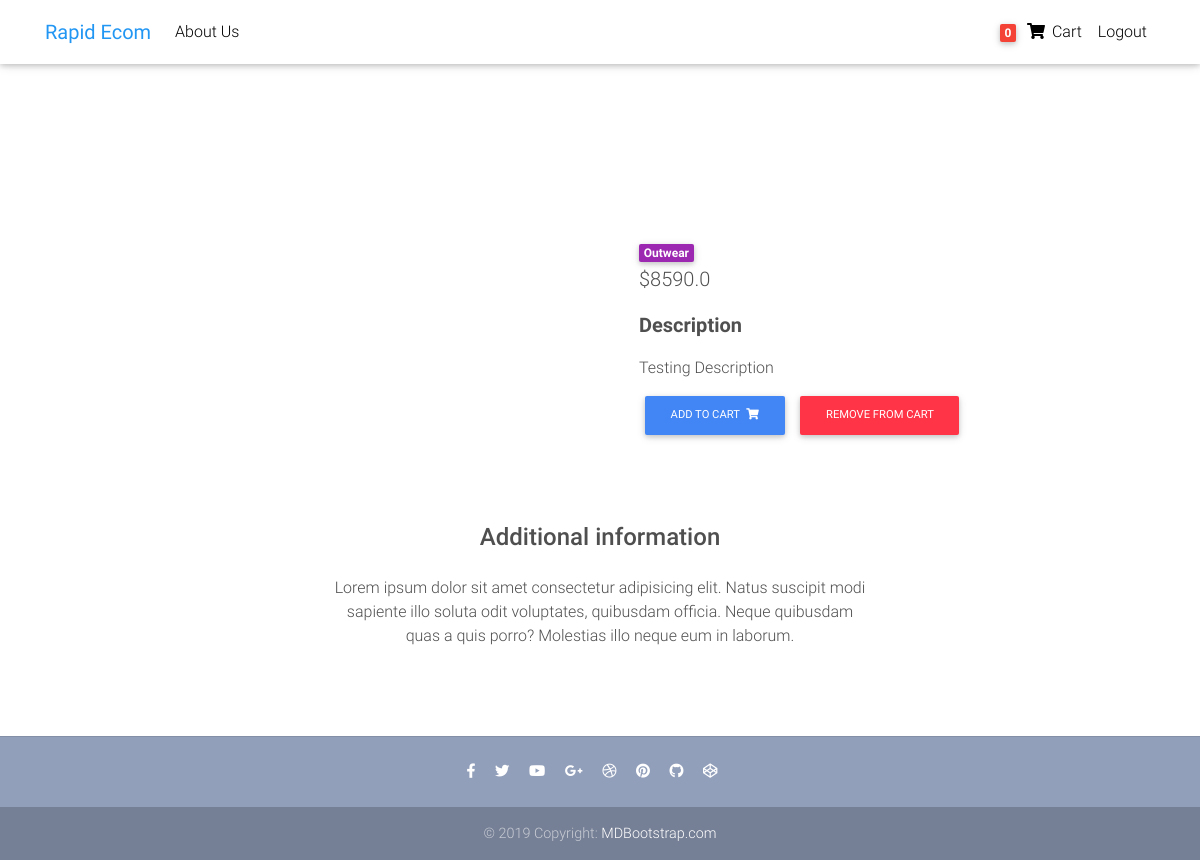
The app's page /ecom/product/test-product3/ (signed in), older data.
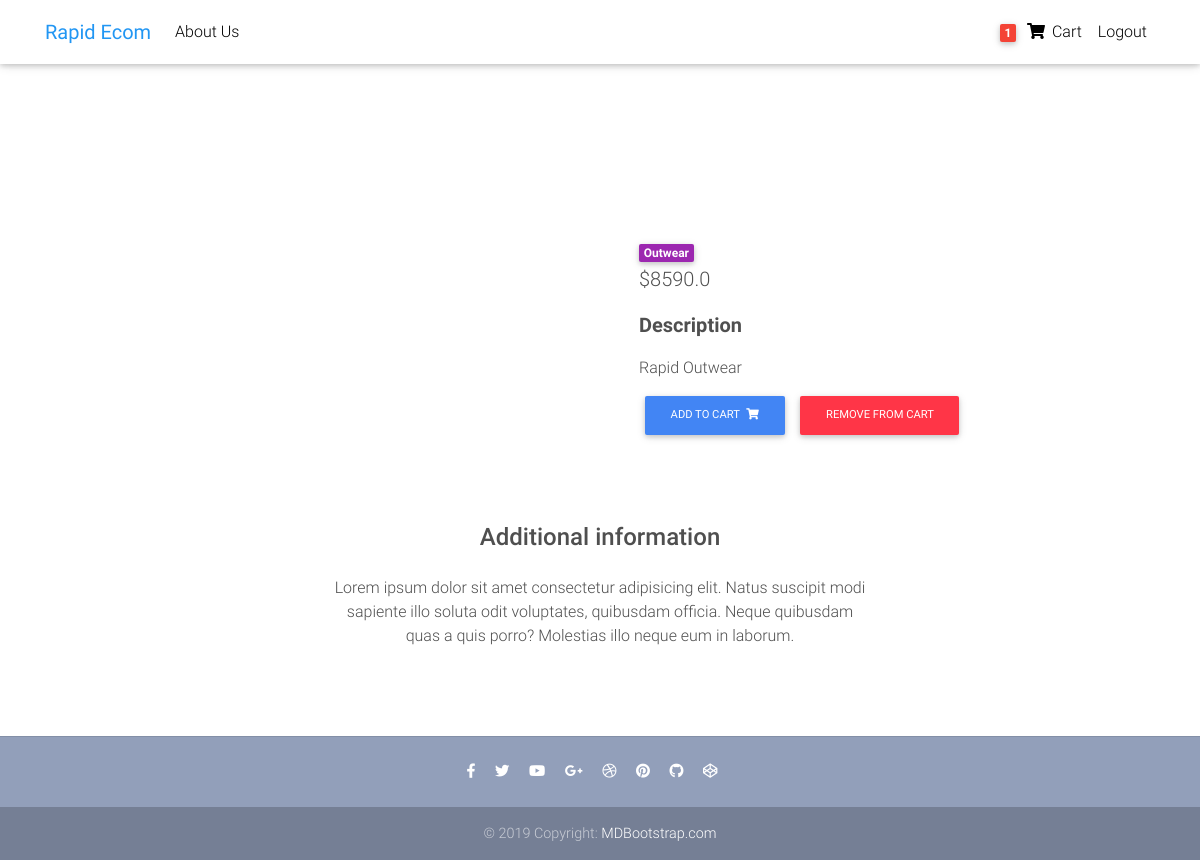
The same page, newer data.
### Ecommerce/models.py (models this page shows, shortened)
class Item(models.Model):
    title = models.CharField(max_length=100)
    price = models.FloatField()
    discount_price = models.FloatField(blank=True, null=True)
    category = models.CharField(choices=CATEGORY_CHOICES, max_length=2)
    label = models.CharField(choices=LABEL_CHOICES, max_length=1)
    slug = models.SlugField()
    description = models.TextField()
    def get_add_to_cart_url(self):
        return reverse("add_to_cart", kwargs={"slug": self.slug})
    def get_remove_from_cart_url(self):
        return reverse("remove_from_cart", kwargs={"slug": self.slug})

class Order(models.Model):
    user = models.ForeignKey(User, on_delete=models.CASCADE)
    items = models.ManyToManyField(OrderItem)
    start_date = models.DateTimeField(auto_now_add=True)
    ordered_date = models.DateTimeField()
    ordered = models.BooleanField(default=False)

### Ecommerce/views.py (the view)
# urls.py: path("product/<slug>/", ItemDetailView.as_view(), name="product-page"),
class ItemDetailView(DetailView):
    model = Item
    template_name = "product-page.html"

### Ecommerce/templatetags/cart_template_tags.py (called while the page is built)
@register.filter
def cart_item_count(user):
    if user.is_authenticated:
        qs = Order.objects.filter(user=user, ordered=False)
        if qs.exists():
            return qs[0].items.count()
    return 0

### Ecommerce/templates/product-page.html (shortened to what this page needs)
{% extends 'base.html' %}
{% block content %}
<main class="mt-5 pt-4">
  <div class="container dark-grey-text mt-5">
    <div class="row wow fadeIn">
      <div class="col-md-6 mb-4">
      </div>
      <div class="col-md-6 mb-4">
        <div class="p-4">
          <div class="mb-3">
            <a href="">
              <span class="badge purple mr-1">{{ object.get_category_display }}</span>
            </a>
            <p class="lead">
              {% if object.discount_price %}
              <span class="mr-1">
                <del>${{ object.price }}</del>
              </span>
              <span>${{ object.discount_price }}</span>
              {% else %}
              <span>${{ object.price }}</span>
              {% endif %}
            </p>
            <p class="lead font-weight-bold">Description</p>
            <p>{{ object.description }}</p>
            <a href="{{ object.get_add_to_cart_url }}" class="btn btn-primary btn-md my-0 p">
              Add to cart
              <i class="fas fa-shopping-cart ml-1"></i>
            </a>
            <a href="{{ object.get_remove_from_cart_url }}" class="btn btn-danger btn-md my-0 p">
              Remove from cart
            </a>
          </div>
        </div>
      </div>
      <div class="row d-flex justify-content-center wow fadeIn">
        <div class="col-md-6 text-center">
          <h4 class="my-4 h4">Additional information</h4>
          <p>Lorem ipsum dolor sit amet consectetur adipisicing elit. Natus suscipit modi sapiente illo soluta odit
            voluptates,
            quibusdam officia. Neque quibusdam quas a quis porro? Molestias illo neque eum in laborum.</p>
        </div>
      </div>
      <div class="row wow fadeIn">
        <div class="col-lg-4 col-md-12 mb-4">
        </div>
        <div class="col-lg-4 col-md-6 mb-4">
        </div>
        <div class="col-lg-4 col-md-6 mb-4">
        </div>
      </div>
    </div>
</main>
{% endblock content %}

### Ecommerce/templates/base.html (shortened to what this page needs)
{% load static %}
{% load cart_template_tags %}
<!DOCTYPE html>
<html lang="en">
<head>
   <link rel="stylesheet" href="https://use.fontawesome.com/releases/v5.11.2/css/all.css">
   <link href="{% static 'css/bootstrap.min.css' %}" rel="stylesheet">
   <link href="{% static 'css/mdb.min.css' %}" rel="stylesheet">
   <link href="{% static 'css/style.min.css' %}" rel="stylesheet">
   <link rel="stylesheet" href="{% static 'css/main.css' %}">
</head>
<body>
   <header>
      <nav class="navbar fixed-top navbar-expand-lg navbar-light white scrolling-navbar">
         <div class="container">
            <a class="navbar-brand waves-effect" href="{% url 'ecom-home' %}">
               <strong class="blue-text">Rapid Ecom</strong>
            </a>
            <div class="collapse navbar-collapse" id="navbarSupportedContent">
               <ul class="navbar-nav mr-auto">
                  <li class="nav-item">
                     <a class="nav-link waves-effect" href="{% url 'ecom-about' %}">About Us</a>
                  </li>
               </ul>
               <ul class="navbar-nav nav-flex-icons">
                  {% if request.user.is_authenticated %}
                  <li class="nav-item">
                     <a href="{% url 'order_summary' %}" class="nav-link waves-effect">
                        <span class="badge red z-depth-1 mr-1"> {{ request.user|cart_item_count }} </span>
                        <i class="fas fa-shopping-cart"></i>
                        <span class="clearfix d-none d-sm-inline-block"> Cart </span>
                     </a>
                  </li>
                  <li class="nav-item">
                     <a class="nav-link waves-effect" href="{% url 'logout' %}">
                        <span class="clearfix d-none d-sm-inline-block"> Logout </span>
                     </a>
                  </li>
                  {% endif %}
               </ul>
            </div>
         </div>
      </nav>
   </header>
   <div class="container">
      {% block content %}
      {% endblock content %}
   </div>
   <footer class="page-footer text-center font-small mt-4 wow fadeIn">
      <hr class="my-4">
      <div class="pb-4">
         <a href="https://www.facebook.com/mdbootstrap" target="_blank">
            <i class="fab fa-facebook-f mr-3"></i>
         </a>
         <a href="https://twitter.com/MDBootstrap" target="_blank">
            <i class="fab fa-twitter mr-3"></i>
         </a>
         <a href="https://www.youtube.com/watch?v=7MUISDJ5ZZ4" target="_blank">
            <i class="fab fa-youtube mr-3"></i>
         </a>
         <a href="https://plus.google.com/u/0/b/107863090883699620484" target="_blank">
            <i class="fab fa-google-plus-g mr-3"></i>
         </a>
         <a href="https://dribbble.com/mdbootstrap" target="_blank">
            <i class="fab fa-dribbble mr-3"></i>
         </a>
         <a href="https://pinterest.com/mdbootstrap" target="_blank">
            <i class="fab fa-pinterest mr-3"></i>
         </a>
         <a href="https://github.com/mdbootstrap/bootstrap-material-design" target="_blank">
            <i class="fab fa-github mr-3"></i>
         </a>
         <a href="http://codepen.io/mdbootstrap/" target="_blank">
            <i class="fab fa-codepen mr-3"></i>
         </a>
      </div>
      <div class="footer-copyright py-3">
         © 2019 Copyright:
         <a href="https://mdbootstrap.com/education/bootstrap/" target="_blank"> MDBootstrap.com </a>
      </div>
   </footer>
</body>
</html>

Row changes from the older to the newer data that the page shows:
changed Item "Outwear": description "Testing Description" → "Rapid Outwear"
Text that changed along with them:
{{ request.user|cart_item_count }}: "0" → "1"
